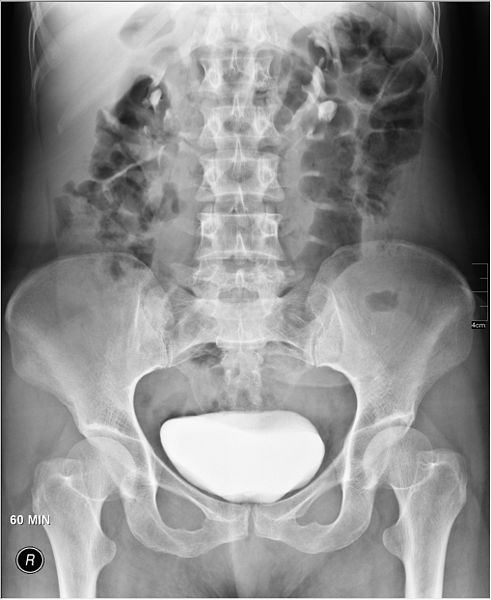
#> input picture MyProjects/Aulas/2. Transformações de Intensidade e Histograma/cores-CODIGO_COMPLETO/cores/images/491px-Medical_X-Ray_imaging_CNP03_nevit.jpg, 491 x 600 px
$ python -i color.py   (imports and definitions only)
#> lines starting #> are read from the running program, lines starting #| are printed output that depends on the picture
import cv2
import numpy as np
import matplotlib.pyplot as plt

# [9 lines left out: functions read_image, grayscale_image, not called in this run]

def negative_image(image):
    image = 255 - image
    return image

# [70 lines left out: functions log_transform, gamma_correction, gray_histogram, color_histogram, show_histogram, gray_contrast_stretch and 2 more, not called in this run]

def gray_histogram_equalization(image):
    image = cv2.equalizeHist(image)
    return image

def color_histogram_equalization(image):
    r,g,b = cv2.split(image)
    r = cv2.equalizeHist(r)
    g = cv2.equalizeHist(g)
    b = cv2.equalizeHist(b)
    image = cv2.merge([r,g,b])
    return image

def histogram_equalization(image):
    if (np.ndim(image) > 2): #entao a imagem possui 3 canais (colorida)
        image = color_histogram_equalization(image)
    else:
        image = gray_histogram_equalization(image)
    return image

>>> import cv2
>>> picture = cv2.imread('images/491px-Medical_X-Ray_imaging_CNP03_nevit.jpg')
#> picture is the input picture: shape (600, 491, 3); min 0, max 255, mean 141.4
>>> result = histogram_equalization(picture)
#> in color_histogram_equalization, `r = cv2.equalizeHist(r)`:
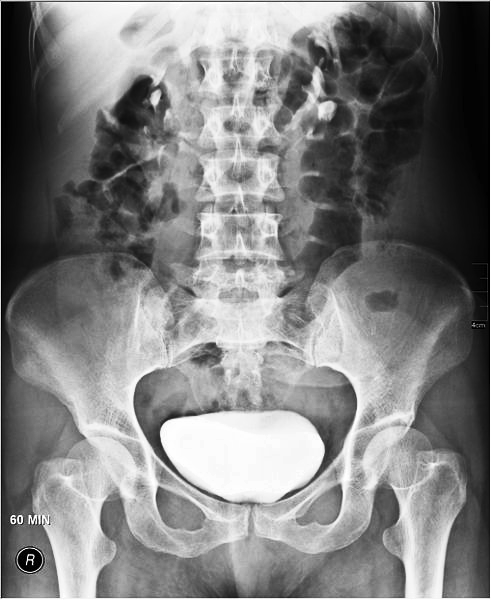
#> r: shape (600, 491); min 0, max 255, mean 127.8

$ run again, on MyProjects/Aulas/2. Transformações de Intensidade e Histograma/cores-CODIGO_COMPLETO/cores/images/airport-aerial_O3UIQPQRRN.jpg
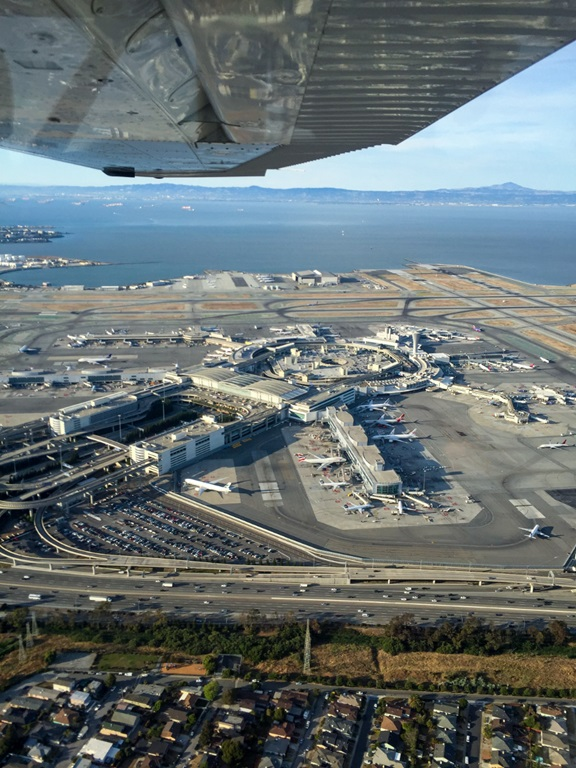
#> input picture MyProjects/Aulas/2. Transformações de Intensidade e Histograma/cores-CODIGO_COMPLETO/cores/images/airport-aerial_O3UIQPQRRN.jpg, 576 x 768 px
#> picture is the input picture: shape (768, 576, 3); mean B, G, R 113.8, 112.6, 102.8
#> in color_histogram_equalization, `b = cv2.equalizeHist(b)`:
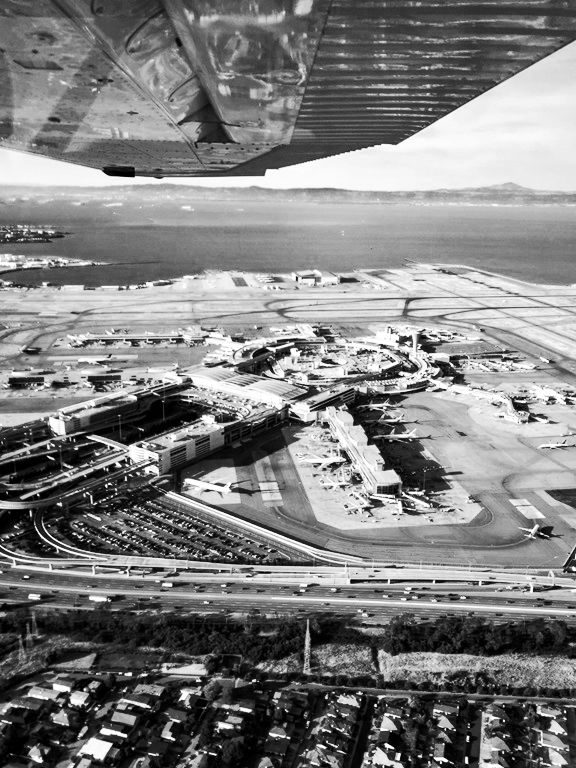
#> b: shape (768, 576); min 0, max 255, mean 127.7
#> in color_histogram_equalization, `image = cv2.merge([r,g,b])`:
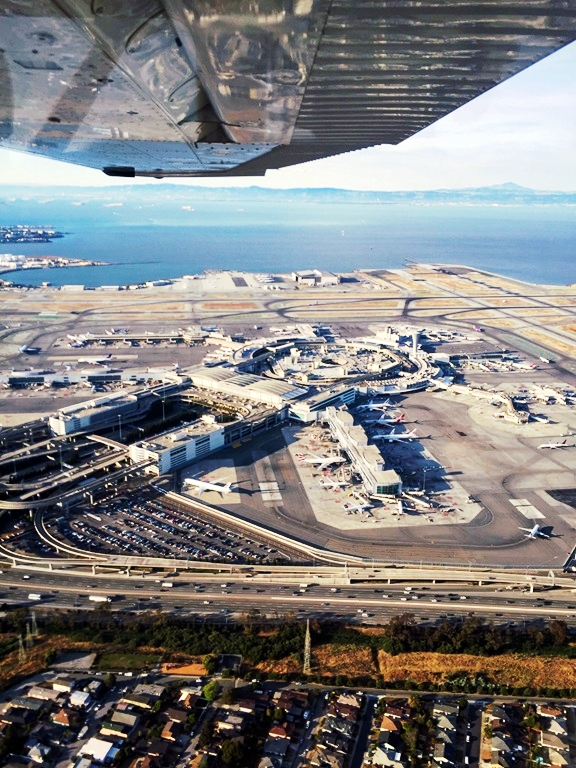
#> image: shape (768, 576, 3); mean B, G, R 128.1, 128.1, 127.7

$ run again, on MyProjects/Aulas/2. Transformações de Intensidade e Histograma/cores-CODIGO_COMPLETO/cores/images/free-photo-of-black-and-white-aerial-view-of-river-running-through-agricultural-fields.jpeg
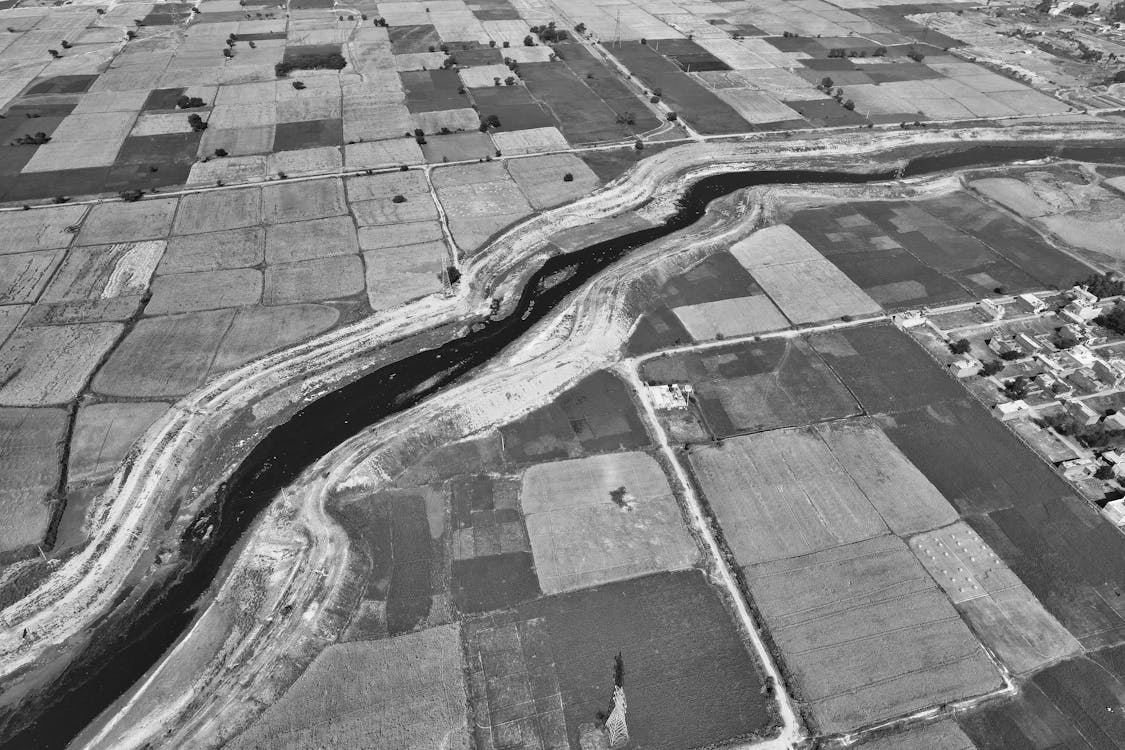
#> input picture MyProjects/Aulas/2. Transformações de Intensidade e Histograma/cores-CODIGO_COMPLETO/cores/images/free-photo-of-black-and-white-aerial-view-of-river-running-through-agricultural-fields.jpeg, 1125 x 750 px
#> picture is the input picture: shape (750, 1125, 3); min 0, max 255, mean 129.1
#> in color_histogram_equalization, `r = cv2.equalizeHist(r)`:
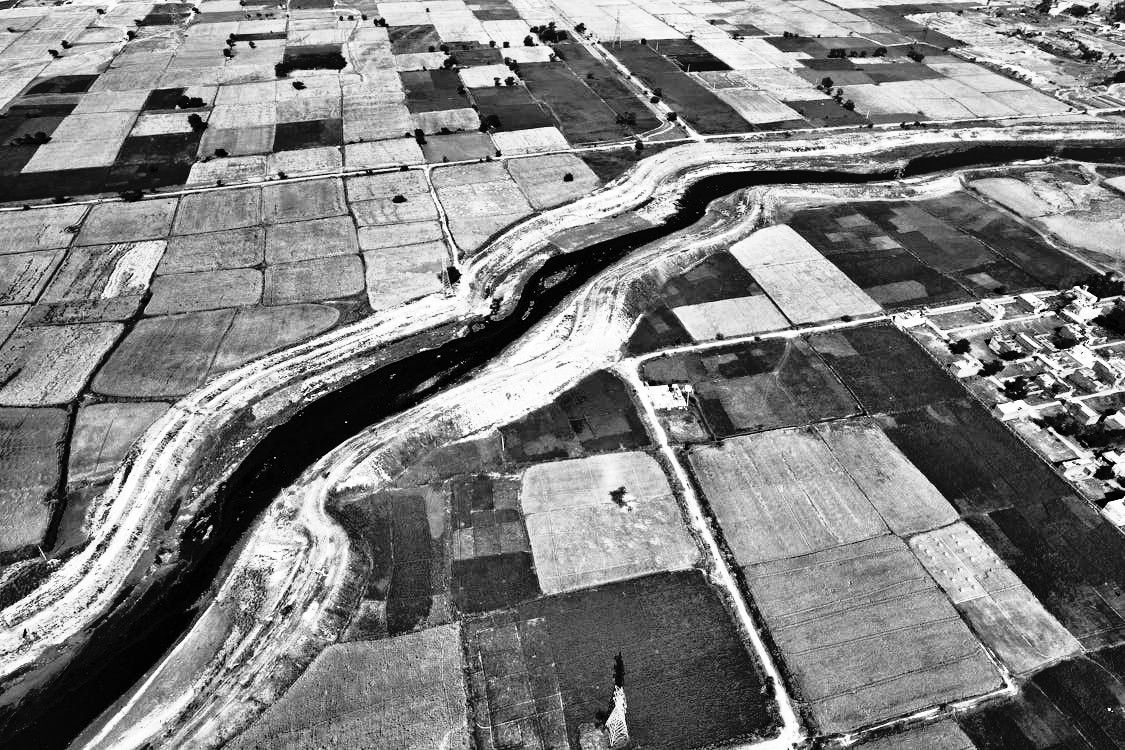
#> r: shape (750, 1125); min 0, max 255, mean 128.3
